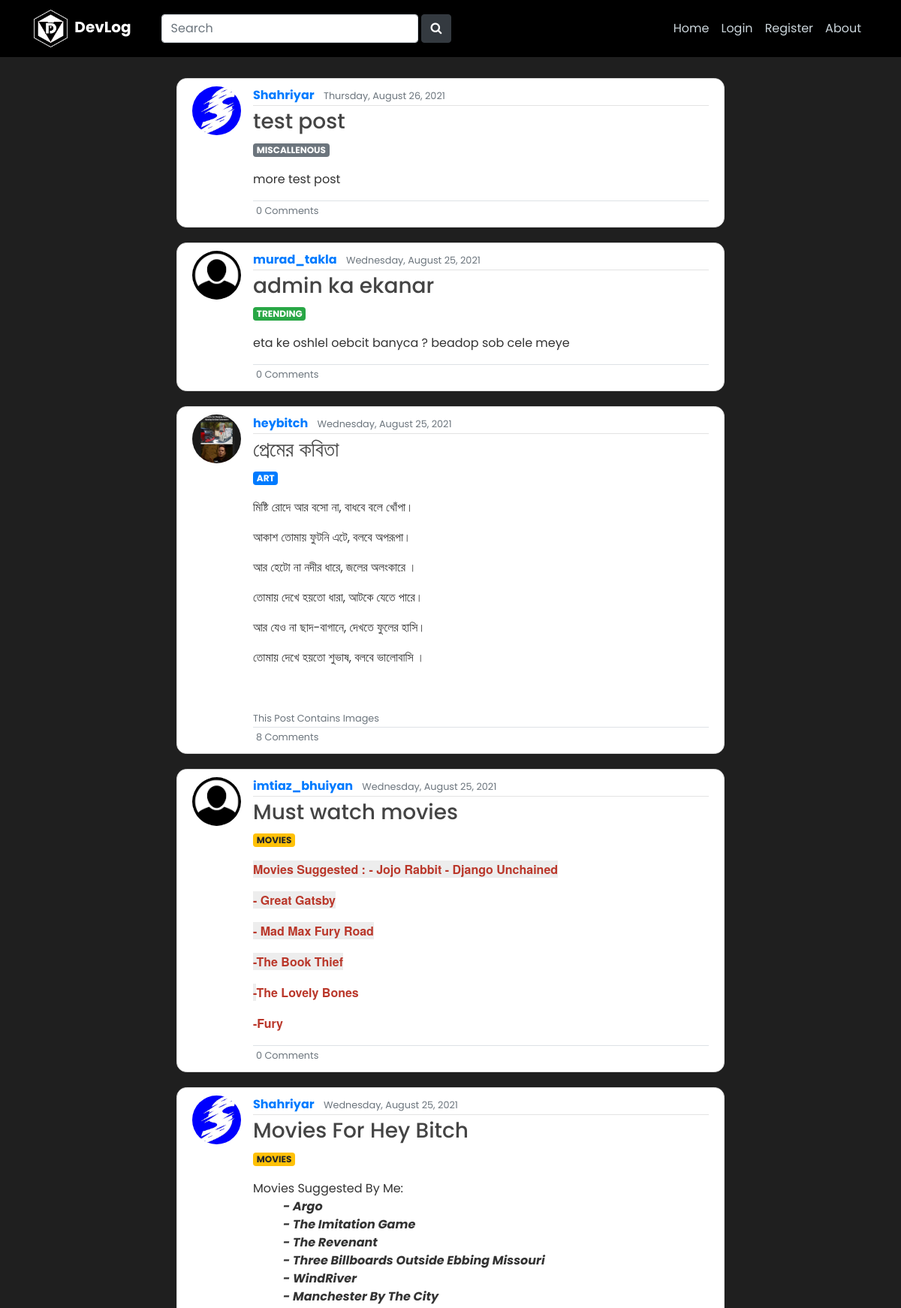
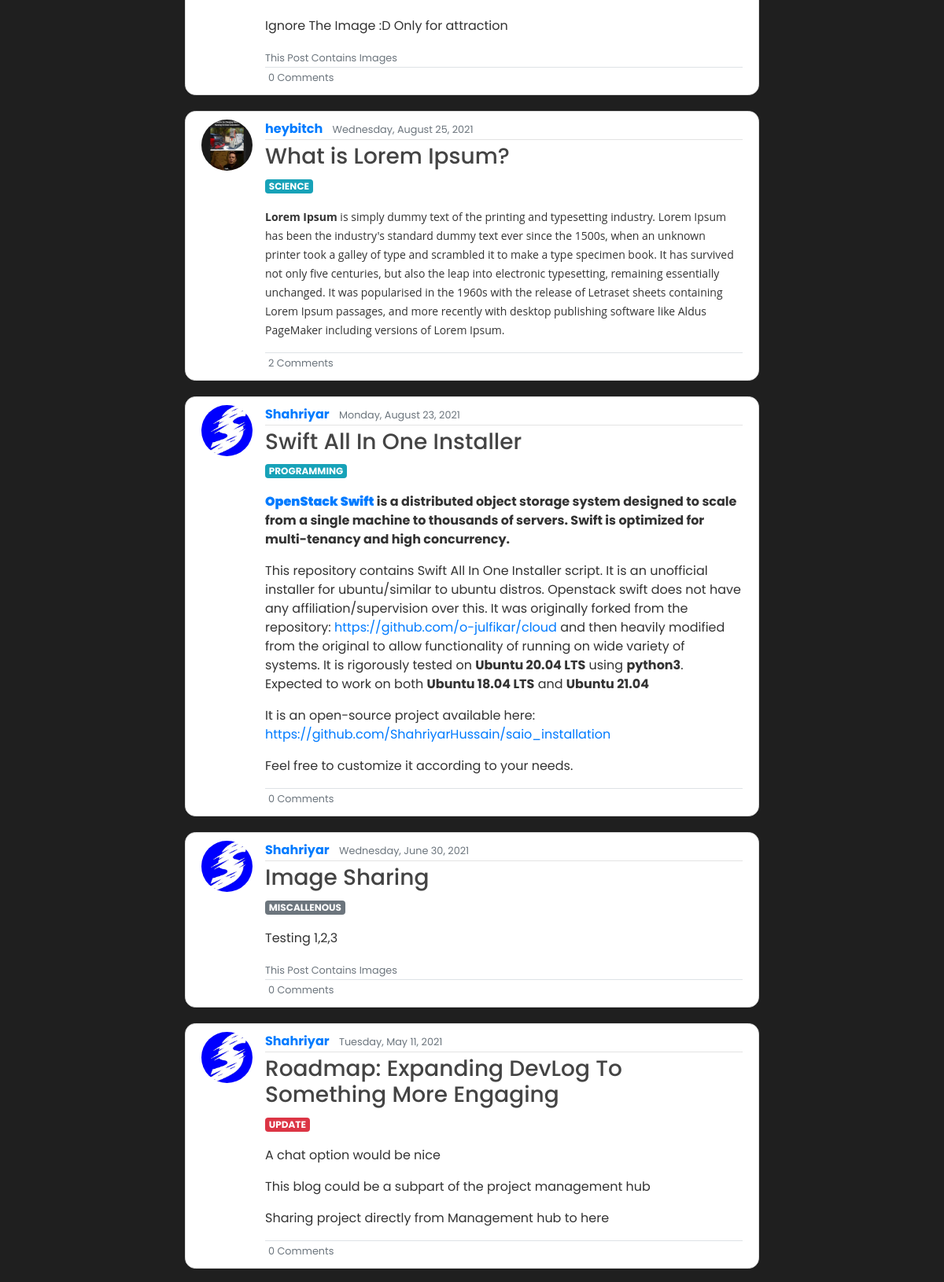
The page / (upper part) on the database its author committed (2 pictures, top to bottom).
### blog/models.py (models this page shows, shortened)
class Post(models.Model):
    title = models.CharField(max_length=100)
    content = HTMLField()
    image = ResizedImageField(
        size=[620, 500], upload_to='post_images', blank=True, null=True)
    date_posted = models.DateTimeField(default=timezone.now)
    author = models.ForeignKey(User, on_delete=models.CASCADE)
    post_type = models.CharField(
        default='MISCALLENOUS', max_length=23, choices=POST_TYPES)

### users/models.py (models this page shows, shortened)
class Profile (models.Model):
    user = models.OneToOneField(User, on_delete=models.CASCADE)
    image = models.ImageField(default='default_profile.png', upload_to='profile_pics')
    short_bio = models.CharField(max_length=100, default="Hi!")

### blog/views.py (the view)
# urls.py: path('', PostListView.as_view(), name='blog-home'),
class PostListView(ListView):
    model = Post
    template_name = 'blog/home.html'  # <app>/<model>_<viewtype>.html
    context_object_name = 'posts'
    ordering = ['-date_posted']
    paginate_by = 10

### blog/templates/blog/home.html (shortened to what this page needs)
{% extends 'blog/base.html' %}
{% block content %}
    <br>
    {% for post in posts %}
        <article class="media content-section" style="border-radius: 10pt;">
            <img class="rounded-circle article-img" src="{{ post.author.profile.image.url }}">
            <div class="media-body">
            <div class="article-metadata">
                <a class="mr-2" href="{% url 'user-posts' post.author.username %}" style="font-weight: bold;">{{ post.author }}</a>
                <small class="text-muted"> {{ post.date_posted|date:"l, F d, Y" }}</small>
            </div>
            <h3>
                <a class="article-title" href="{% url 'post-detail' post.id %}">{{ post.title }}</a>
            </h3>
            {% if post.post_type == 'UPDATE'%}
                <small class="badge badge-danger"> {{ post.post_type }}</small>
            {% elif post.post_type == 'MOVIES' %}
                <small class="badge badge-warning"> {{ post.post_type }}</small>
            {% elif post.post_type == 'MISCALLENOUS' %}
                <small class="badge badge-secondary"> {{ post.post_type }}</small>
            {% elif post.post_type == 'PROGRAMMING' %}
                <small class="badge badge-info"> {{ post.post_type }}</small>
            {% elif post.post_type == 'ART' %}
                <small class="badge badge-primary"> {{ post.post_type }}</small>
            {% elif post.post_type == 'ACADEMIC' %}
                <small class="badge badge-dark"> {{ post.post_type }}</small>
            {% elif post.post_type == 'SCIENCE' %}
                <small class="badge badge-info"> {{ post.post_type }}</small>
            {% else %}
                <small class="badge badge-success"> {{ post.post_type }}</small>
            {% endif %}
            <p class="article-content" style="color: rgb(88, 88, 88);">{{ post.content | safe }}</p>
            {% if post.image %}
            <small>
                <a class="text-muted" style="margin-bottom: 5pt;" href="{% url 'post-detail' post.id %}">
                    This Post Contains Images
                </a>
            </small>
            {% endif %}
            <div class="border-top pt-.5" >
                <small class="ml-1"> <a class="text-muted" href="{% url 'post-detail' post.id %}">{{ post.comments.count}} Comments</a></small>
            </div>
            </div>
        </article>
    {% endfor %}
    <br>
{% endblock content %}

### blog/static/blog/main.css (style rules this page uses)
body { background: #fafafa; color: #333333; margin-top: 5rem; }
h1, h2, h3, h4, h5, h6 { color: #444444; }
.content-section { background: #ffffff; padding: 10px 20px; border: 1px solid #dddddd; border-radius: 3px; margin-bottom: 20px; }
.article-title { color: #444444; }
.article-content { white-space: pre-line; }
.article-img { height: 65px; width: 65px; margin-right: 16px; }
.article-metadata { padding-bottom: 1px; margin-bottom: 4px; border-bottom: 1px solid #e3e3e3; }

### rows shown on the page
Post: author.profile.image (picture), author "Shahriyar", date_posted "Thursday, August 26, 2021", title "test post", post_type "MISCALLENOUS", content "more test post", comments.count "0"
Post: author.profile.image (placeholder picture), author "murad_takla", date_posted "Wednesday, August 25, 2021", title "admin ka ekanar", post_type "TRENDING", content "eta ke oshlel oebcit banyca ? beadop sob cele meye", comments.count "0"
Post: author.profile.image (picture), author "heybitch", date_posted "Wednesday, August 25, 2021", title "প্রেমের কবিতা", post_type "ART", content "মিষ্টি রোদে আর বসো না, বাধবে বলে খোঁপা। আকাশ তোমায় ফুটনি এটে, বলবে অপরূপা। আর হেটো না নদীর ধারে, জলের অলংকারে । তোমায় দেখে হয়তো ধারা, আটকে যেতে পারে। আর যেও না ছাদ-বাগানে, দেখতে ফুলের হাসি। তোমায় দেখে হয়তো শুভাষ, বলবে ভালোবাসি ।", shows "This Post Contains Images", comments.count "8"
Post: author.profile.image (placeholder picture), author "imtiaz_bhuiyan", date_posted "Wednesday, August 25, 2021", title "Must watch movies", post_type "MOVIES", content "Movies Suggested : - Jojo Rabbit - Django Unchained - Great Gatsby - Mad Max Fury Road -The Book Thief - The Lovely Bones -Fury", comments.count "0"
Post: author.profile.image (picture), author "Shahriyar", date_posted "Wednesday, August 25, 2021", title "Movies For Hey Bitch", post_type "MOVIES", content "Movies Suggested By Me: - Argo - The Imitation Game - The Revenant - Three Billboards Outside Ebbing Missouri - WindRiver - Manchester By The City Ignore The Image :D Only for attraction", shows "This Post Contains Images", comments.count "0"
Post: author.profile.image (picture), author "heybitch", date_posted "Wednesday, August 25, 2021", title "What is Lorem Ipsum?", post_type "SCIENCE", content "Lorem Ipsum is simply dummy text of the printing and typesetting industry. Lorem Ipsum has been the industry's standard dummy text ever since the 1500s, when an unknown printer took a galley of type and scrambled it to make a type specimen book. It has survived not only five centuries, but also the leap into electronic typesetting, remaining essentially unchanged. It was popularised in the 1960s with the release of Letraset sheets containing Lorem Ipsum passages, and more recently with desktop publishing software like Aldus PageMaker including versions of Lorem Ipsum.", comments.count "2"
Post: author.profile.image (picture), author "Shahriyar", date_posted "Monday, August 23, 2021", title "Swift All In One Installer", post_type "PROGRAMMING", content "OpenStack Swift is a distributed object storage system designed to scale from a single machine to thousands of servers. Swift is optimized for multi-tenancy and high concurrency. This repository contains Swift All In One Installer script. It is an unofficial installer for ubuntu/similar to ubuntu distros. Openstack swift does not have any affiliation/supervision over this. It was originally forked from the repository: https://github.com/o-julfikar/cloud and then heavily modified from the original to allow functionality of running on wide variety of systems. It is rigorously tested on Ubuntu 20.04 LTS using python3 . Expected to work on both Ubuntu 18.04 LTS and Ubuntu 21.04 It is an…", comments.count "0"
Post: author.profile.image (picture), author "Shahriyar", date_posted "Wednesday, June 30, 2021", title "Image Sharing", post_type "MISCALLENOUS", content "Testing 1,2,3", shows "This Post Contains Images", comments.count "0"
Post: author.profile.image (picture), author "Shahriyar", date_posted "Tuesday, May 11, 2021", title "Roadmap: Expanding DevLog To Something More Engaging", post_type "UPDATE", content "A chat option would be nice This blog could be a subpart of the project management hub Sharing project directly from Management hub to here", comments.count "0"
